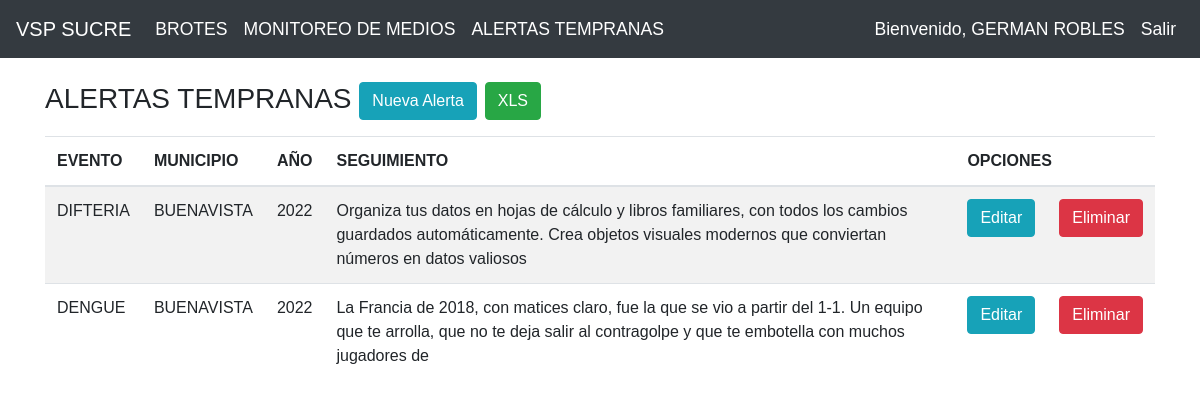
Screenshot of /alertas/ (signed in) with the database file from the repository.
### apps/alertas_vsp/models.py (models this page shows, shortened)
class Alerta(models.Model):
    profesional=models.CharField(max_length=50) #ENITH,YONEIRA
    year=models.IntegerField()
    depto_ocurrencia=models.CharField(max_length=50)
    evento=models.CharField(max_length=50)
    fecha_ingreso=models.DateField()
    fuente_notificacion=models.CharField(max_length=50) #centro nacional de enlace, comunidad, externa a salud publica, externas al programa de vigilancia, instituto nacional de salud, laboratorio de salud publica departamental, monitoreo de medios, secretaria de salud municipal,sivigila
    mun_ocurrencia=models.CharField(max_length=50)
    numero=models.IntegerField()
    numero_situaciones=models.IntegerField()
    referencia=models.CharField(max_length=50)
    seguimiento=models.CharField(max_length=200)
    situacion_reportada=models.CharField(max_length=50) #Alerta medios, alertas, brote, brote eta, caso, conglomerado, foco, noticia o rumor, otro
    url=models.CharField(max_length=50)
    archivos_adjuntos=models.CharField(max_length=50)

### apps/alertas_vsp/views.py (the view)
# urls.py: path('alertas/',views.alertas,name="alertas"),
@login_required
def alertas(request):
    alertasListadas= Alerta.objects.all()
    eventosListados= Evento.objects.all()
    return render(request,"alertas/alertas.html",{"alertas":alertasListadas,"eventos":eventosListados})

### apps/alertas_vsp/templates/alertas/alertas.html
{% extends "../plantilla_home.html" %}
{% block body %}
    <div class="row">
        <div class="col-sm-12 col-md-12 col-lg-12 col-xl-12">
            <h3>ALERTAS TEMPRANAS
                <a href="crearAlerta/" class="btn btn-info">Nueva Alerta</a>
                <a href="{% url 'reporteAlertas' %}" class="btn btn-success"> XLS</a>
            </h3>
            <div class="table-responsive py-2">
                <table class="table table-striped">
                    <thead>
                        <tr>
                            <th id="txtprueba">EVENTO</th>
                            <th>MUNICIPIO</th>
                            <th>AÑO</th>
                            <th>SEGUIMIENTO</th>
                            <th colspan="2">OPCIONES</th>
                        </tr>
                    </thead>
                    <tbody>
                        {% for alerta in alertas %}
                            <tr>
                                <td>{{alerta.evento}}</td>
                                <td>{{alerta.mun_ocurrencia}}</td>
                                <td>{{alerta.year}}</td>
                                <td>{{alerta.seguimiento}}</td>
                                <td><a href="editarAlerta/{{alerta.id}}" class="btn btn-info">Editar</a></td>
                                <td><a href="eliminarAlerta/{{alerta.id}}" class="btn btn-danger">Eliminar</a></td>
                            </tr>
                        {% endfor %}
                    </tbody>
                </table>
            </div>
        </div>
    </div>
{% endblock%}

### apps/alertas_vsp/templates/plantilla_home.html (shortened to what this page needs)
<!DOCTYPE html>
<html lang="en">
<head>
    <link rel="stylesheet" href="https://cdn.jsdelivr.net/npm/bootstrap@4.3.1/dist/css/bootstrap.min.css">
    {% load static %}
    <link rel="stylesheet" href="{% static 'css/style.css' %}" />
  </head>
  <body>
      <nav  class="navbar navbar-expand-lg navbar-dark bg-dark">
        <a class="navbar-brand" href="{% url 'home' %}">VSP SUCRE</a>
        <div class="collapse navbar-collapse" id="navbarNav">
          <ul class="navbar-nav">
            <li class="nav-item active">
              <a class="nav-link" href="{% url 'brotes' %}">BROTES<span class="sr-only">(current)</span></a>
            </li>
            <li class="nav-item active">
              <a class="nav-link" href="{% url 'medios' %}">MONITOREO DE MEDIOS</a>
            </li>
            <li class="nav-item active">
              <a class="nav-link" href="{% url 'alertas' %}">ALERTAS TEMPRANAS</a>
            </li>
          </ul>
         <ul class="navbar-nav ml-auto">
              {% if user.is_authenticated %}
              <li class="nav-item active">
                <a class="nav-link" href="{% url 'salir' %}">Bienvenido, {{ user.first_name }} {{ user.last_name }} </a>
              </li>
              {% endif %}
              <ul class="navbar-nav ml-auto">
              <li class="nav-item active">
                <a class="nav-link" href="{% url 'salir' %}">Salir</a>
              </li>
          </ul>
        </div>
      </nav>
      <div class="container py-4">
            {% block body %}
            {% endblock%}
        </div>
{% load static %}
</body>
</html>

### apps/alertas_vsp/static/css/style.css (style rules this page uses)
body { font-family: 'Bradley Hand', sans-serif !important; }
.navbar-nav .nav-item .nav-link { font-size: 1.1em; color: white; }

### rows the page displays
Alerta: evento "DIFTERIA", mun_ocurrencia "BUENAVISTA", year "2022", seguimiento "Organiza tus datos en hojas de cálculo y libros familiares, con todos los cambios guardados automáticamente. Crea objetos visuales modernos que conviertan números en datos valiosos"
Alerta: evento "DENGUE", mun_ocurrencia "BUENAVISTA", year "2022", seguimiento "La Francia de 2018, con matices claro, fue la que se vio a partir del 1-1. Un equipo que te arrolla, que no te deja salir al contragolpe y que te embotella con muchos jugadores de"

### other values shown
{{ user.first_name }} "GERMAN"
{{ user.last_name }} "ROBLES"
